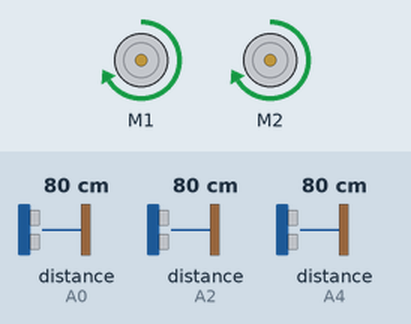
Bench run of a sketch on a simulated Arduino Uno, built with avr-gcc and run on an emulated ATmega328P. Shown: 2 × DC motor (green arrow = forward, orange = backward, longer = faster). Wiring (inferred from the names in the program): 3 × ultrasonic range finder: trigger A1, echo A0 / trigger A3, echo A2 / trigger A5, echo A4. The inputs (shaded band) are chosen by the test bench; at power-on: distance to the obstacle (sensors on A0, A2, A4) 80 cm. The echo pulse lasts 58.3 µs per cm.

Above: at 2.2 s.
2.3 s: distance to the obstacle (sensor on A0) set to 2 cm
At 3.5 s:
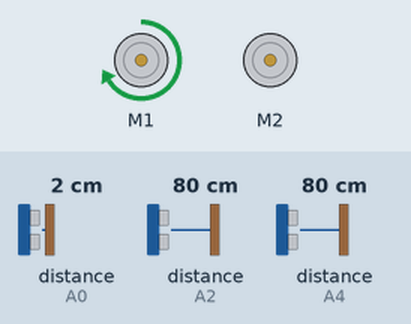
3.8 s: distance to the obstacle (sensor on A2) set to 32 cm
5.3 s: distance to the obstacle (sensor on A2) set to 28 cm
At 5.7 s:
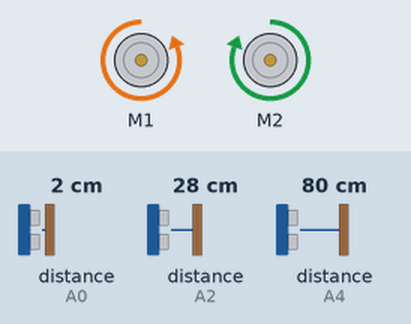
6.8 s: distance to the obstacle (sensor on A2) set to 35 cm
At 8.0 s:
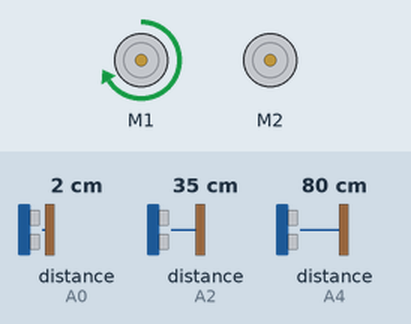
8.3 s: distance to the obstacle (sensor on A0) set to 120 cm
At 9.4 s:
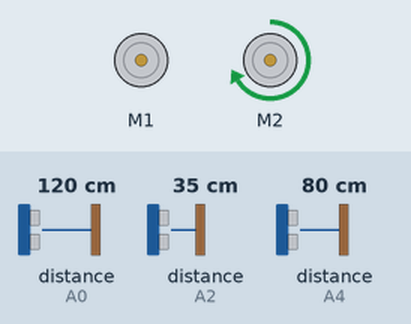
9.8 s: distance to the obstacle (sensor on A0) set to 4 cm
At 10.6 s:
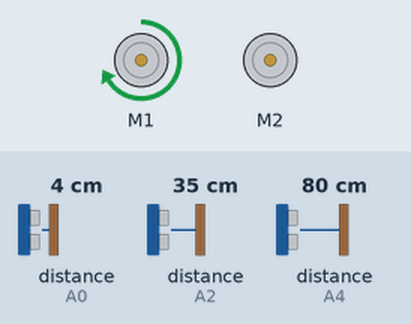
Timing chart, 0 to 12.3 s (numbered marks = the images above; inputs shaded):
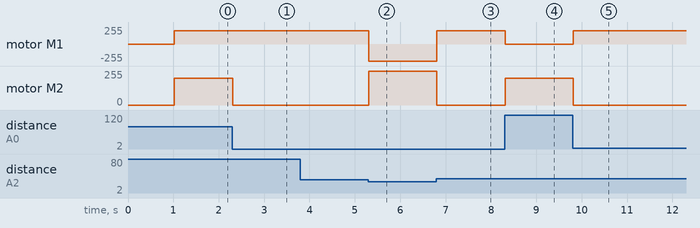

Measured:
- the behaviour switches between 31 and 30 cm on distance to the obstacle (sensor on A2) (found by bisection; images 1 and 2)
- after the input at 2.3 s, motor M2: forward 200/255 → stopped at once
- after the input at 3.8 s, every drawn part: stays the same
- after the input at 5.3 s, motor M1: forward 200/255 → backward 255/255 at once; motor M2: stopped → forward 255/255 at once
- after the input at 6.8 s, motor M1: backward 255/255 → forward 200/255 at once; motor M2: forward 255/255 → stopped at once
- after the input at 8.3 s, motor M1: forward 200/255 → stopped at once; motor M2: stopped → forward 200/255 at once
- after the input at 9.8 s, motor M1: stopped → forward 200/255 at once; motor M2: forward 200/255 → stopped at once

The sketch:

sketch_nov19a.ino
```cpp
#include <Wire.h>
#include <AFMotor.h>
#define SRigthEcho A0
#define SRigthTrig A1
#define SforEcho A2
#define SforTrig A3
#define SLeftEcho A4
#define SLeftTrig A5


AF_DCMotor motor1(1);
AF_DCMotor motor2(2);

// Motor A connections
int enA = 9;
int in1 = 8;
int in2 = 7;
// Motor B connections
int enB = 3;
int in3 = 5;
int in4 = 4;

void setup() {
	// Set all the motor control pins to outputs

	pinMode(SRigthTrig, OUTPUT);
  pinMode(SforTrig, OUTPUT);
  pinMode(SLeftTrig, OUTPUT);
  //Set the Echo pins as input pins
  pinMode(SRigthEcho, INPUT);
  pinMode(SforEcho, INPUT);
  pinMode(SLeftEcho, INPUT);

	// Turn off motors - Initial state
  Serial.begin(9600);
  motor1.setSpeed(0);
motor1.setSpeed(0);
motor1.run(RELEASE);
motor2.run(RELEASE);
delay(1000);
}

void loop() {

int frontSensor = sensorFront();
if(frontSensor > 30){//constant
  int leftSensor = sensorLeft();
int rightSensor = sensorRight();
if(leftSensor>rightSensor){//left, right
  left();
  }
  else if(rightSensor>leftSensor){
    softright();
  }
  else{
    forward();

  }

}
 else{
  hardright();
     /*
     Stop();
     int leftSensor = sensorLeft();
     int rightSensor = sensorRight();
          Serial.print("left:");

     Serial.println(leftSensor);
     Serial.print("right:");
     Serial.println(rightSensor);
     if(leftSensor>rightSensor){//left, right
        left();
        delay(1000);
      }
      else{
        right();
        delay(1000);

        }*/
}
}


int sensorLeft() {
  //pulse output
  digitalWrite(SLeftTrig, LOW);
  delayMicroseconds(4);
  digitalWrite(SLeftTrig, HIGH);
  delayMicroseconds(10);
  digitalWrite(SLeftTrig, LOW);

  long t = pulseIn(SLeftEcho, HIGH);//Get the pulse
  int cm = t / 29 / 2; //Convert time to the distance
  return cm; // Return the values from the sensor
}
int sensorFront(){
   //pulse output
  digitalWrite(SforTrig, LOW);
  delayMicroseconds(4);
  digitalWrite(SforTrig, HIGH);
  delayMicroseconds(10);
  digitalWrite(SforTrig, LOW);

  long t = pulseIn(SforEcho, HIGH);//Get the pulse
  int cm = t / 29 / 2; //Convert time to the distance
  return cm; // Return the values from the sensor
}
int sensorRight(){
   //pulse output
  digitalWrite(SRigthTrig, LOW);
  delayMicroseconds(4);
  digitalWrite(SRigthTrig, HIGH);
  delayMicroseconds(10);
  digitalWrite(SRigthTrig, LOW);

  long t = pulseIn(SRigthEcho, HIGH);//Get the pulse
  int cm = t / 29 / 2; //Convert time to the distance
  return cm; // Return the values from the sensor
}
// This function lets you control spinning direction of motors
void softright() {
motor1.setSpeed(0);
motor2.setSpeed(200);
motor1.run(RELEASE);
motor2.run(FORWARD);
}
void hardright() {
motor1.setSpeed(255);
motor2.setSpeed(255);
motor1.run(BACKWARD);
motor2.run(FORWARD);
}
void Stop() {
motor1.setSpeed(0);
motor2.setSpeed(0);
motor1.run(RELEASE);
motor2.run(RELEASE);
}
void left() {
motor1.setSpeed(200);
motor2.setSpeed(0);
motor1.run(FORWARD);
motor2.run(RELEASE);
}
void forward(){
motor1.setSpeed(200);
motor2.setSpeed(200);
motor1.run(FORWARD);
motor2.run(FORWARD);
}
void backward(){
motor1.setSpeed(150);
motor2.setSpeed(150);
motor1.run(BACKWARD);
motor2.run(BACKWARD);
}
```
